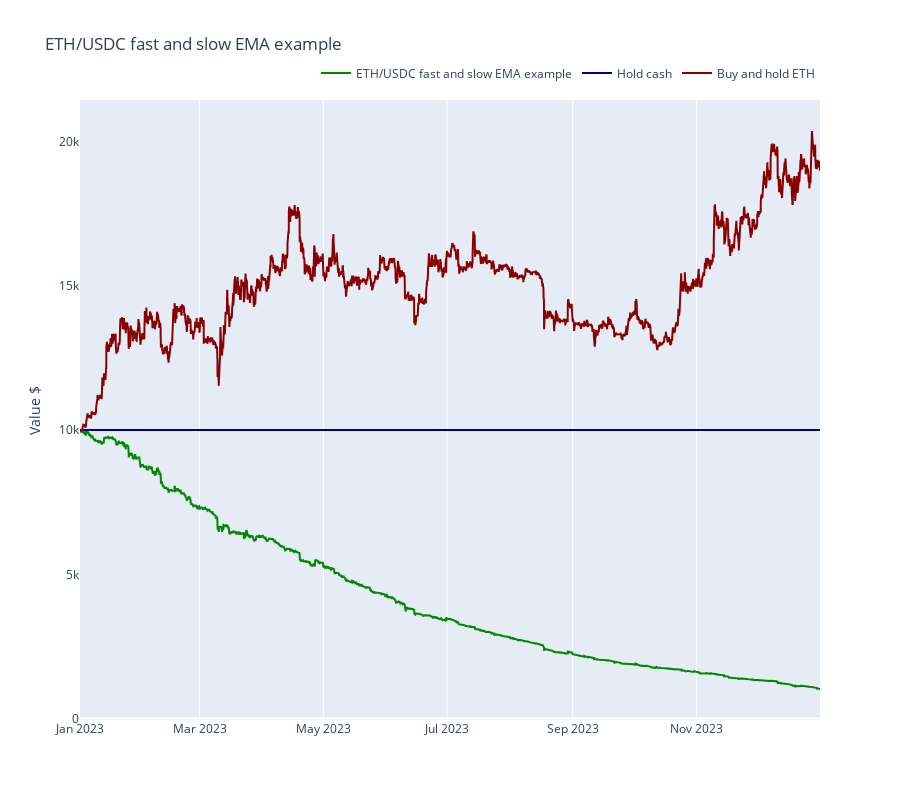
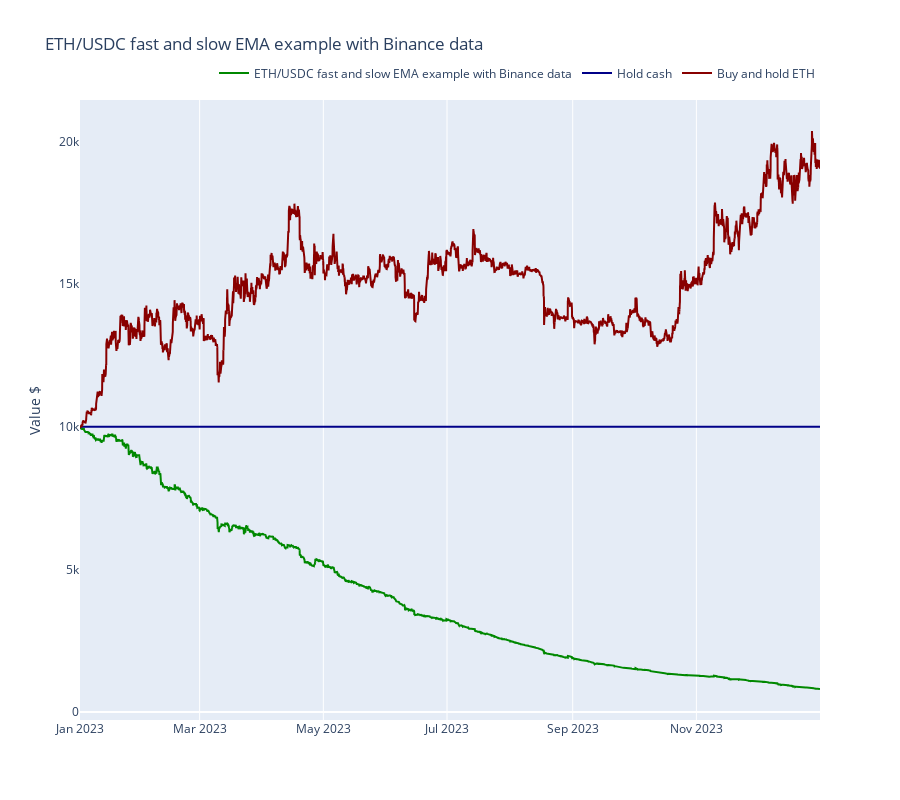

Notebook cell for these charts, in order:
### Markdown cell above
## Benchmarking the strategy performance

Here we benchmark the strategy performance against some baseline scenarios.

- Buy and hold US dollar
- Buy and hold the underlying trading pair base asset

### Code cell
from tradeexecutor.visual.benchmark import visualise_benchmark

fig = visualise_benchmark(
    state.name,
    portfolio_statistics=state.stats.portfolio,
    all_cash=state.portfolio.get_initial_deposit(),
    buy_and_hold_asset_name=traded_pair.base_token_symbol,
    buy_and_hold_price_series=universe.universe.candles.get_single_pair_data()["close"],
    start_at=START_AT,
    end_at=END_AT,
    height=800
)

fig.show()

fig = visualise_benchmark(
    binance_state.name,
    portfolio_statistics=binance_state.stats.portfolio,
    all_cash=binance_state.portfolio.get_initial_deposit(),
    buy_and_hold_asset_name=binance_traded_pair.base_token_symbol,
    buy_and_hold_price_series=binance_universe.universe.candles.get_single_pair_data()["close"],
    start_at=START_AT,
    end_at=END_AT,
    height=800
)

fig.show()

### Figure 1 — Plotly figure (JSON) as saved in the notebook; plotly's stock layout.template omitted (floating-point values rounded to 4 significant figures; data arrays with more than 128 entries replaced by an {"elided": "..."} marker saying what was removed)
{"data": [{"line": {"color": "#008800"}, "mode": "lines", "name": "ETH/USDC fast and slow EMA example", "type": "scatter", "x": {"elided": "8761 str values"}, "y": {"elided": "8761 float values"}}, {"line": {"color": "#000088"}, "mode": "lines", "name": "Hold cash", "type": "scatter", "x": ["2023-01-01T00:00:00", "2023-12-31T23:00:00"], "y": [10000, 10000]}, {"line": {"color": "#880000"}, "mode": "lines", "name": "Buy and hold ETH", "type": "scatter", "x": {"elided": "8130 str values"}, "y": {"elided": "8130 float values"}}], "layout": {"height": 800, "legend": {"orientation": "h", "x": 1, "xanchor": "right", "y": 1.02, "yanchor": "bottom"}, "title": {"text": "ETH/USDC fast and slow EMA example"}, "xaxis": {"rangeslider": {"visible": false}}, "yaxis": {"showgrid": false, "title": {"text": "Value $"}}}}

### Figure 2 — Plotly figure (JSON) as saved in the notebook; plotly's stock layout.template omitted (floating-point values rounded to 4 significant figures; data arrays with more than 128 entries replaced by an {"elided": "..."} marker saying what was removed)
{"data": [{"line": {"color": "#008800"}, "mode": "lines", "name": "ETH/USDC fast and slow EMA example with Binance data", "type": "scatter", "x": {"elided": "8761 str values"}, "y": {"elided": "8761 float values"}}, {"line": {"color": "#000088"}, "mode": "lines", "name": "Hold cash", "type": "scatter", "x": ["2023-01-01T00:00:00", "2023-12-31T23:00:00"], "y": [10000, 10000]}, {"line": {"color": "#880000"}, "mode": "lines", "name": "Buy and hold ETH", "type": "scatter", "x": {"elided": "8760 str values"}, "y": {"elided": "8760 float values"}}], "layout": {"height": 800, "legend": {"orientation": "h", "x": 1, "xanchor": "right", "y": 1.02, "yanchor": "bottom"}, "title": {"text": "ETH/USDC fast and slow EMA example with Binance data"}, "xaxis": {"rangeslider": {"visible": false}}, "yaxis": {"showgrid": false, "title": {"text": "Value $"}}}}
